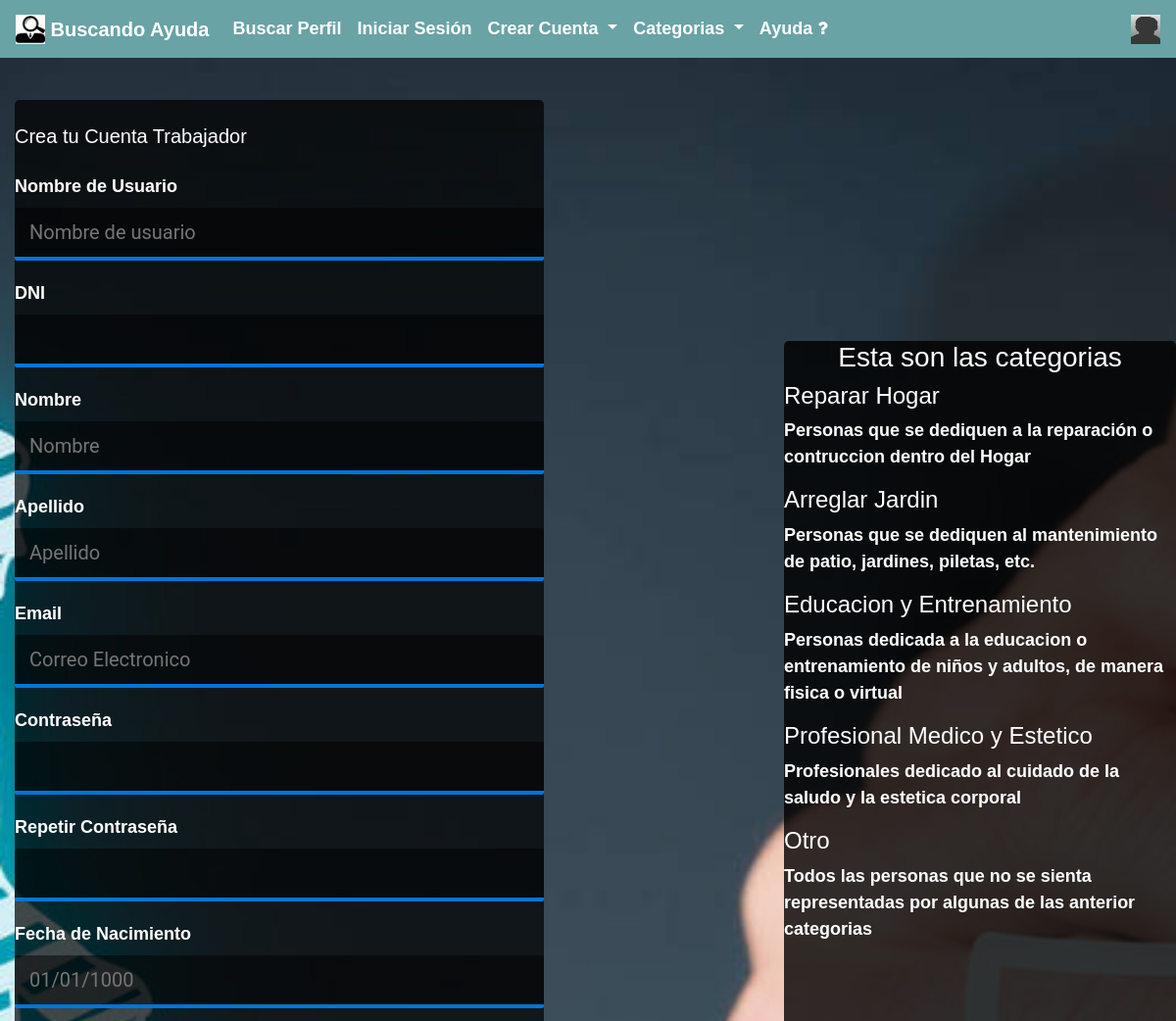
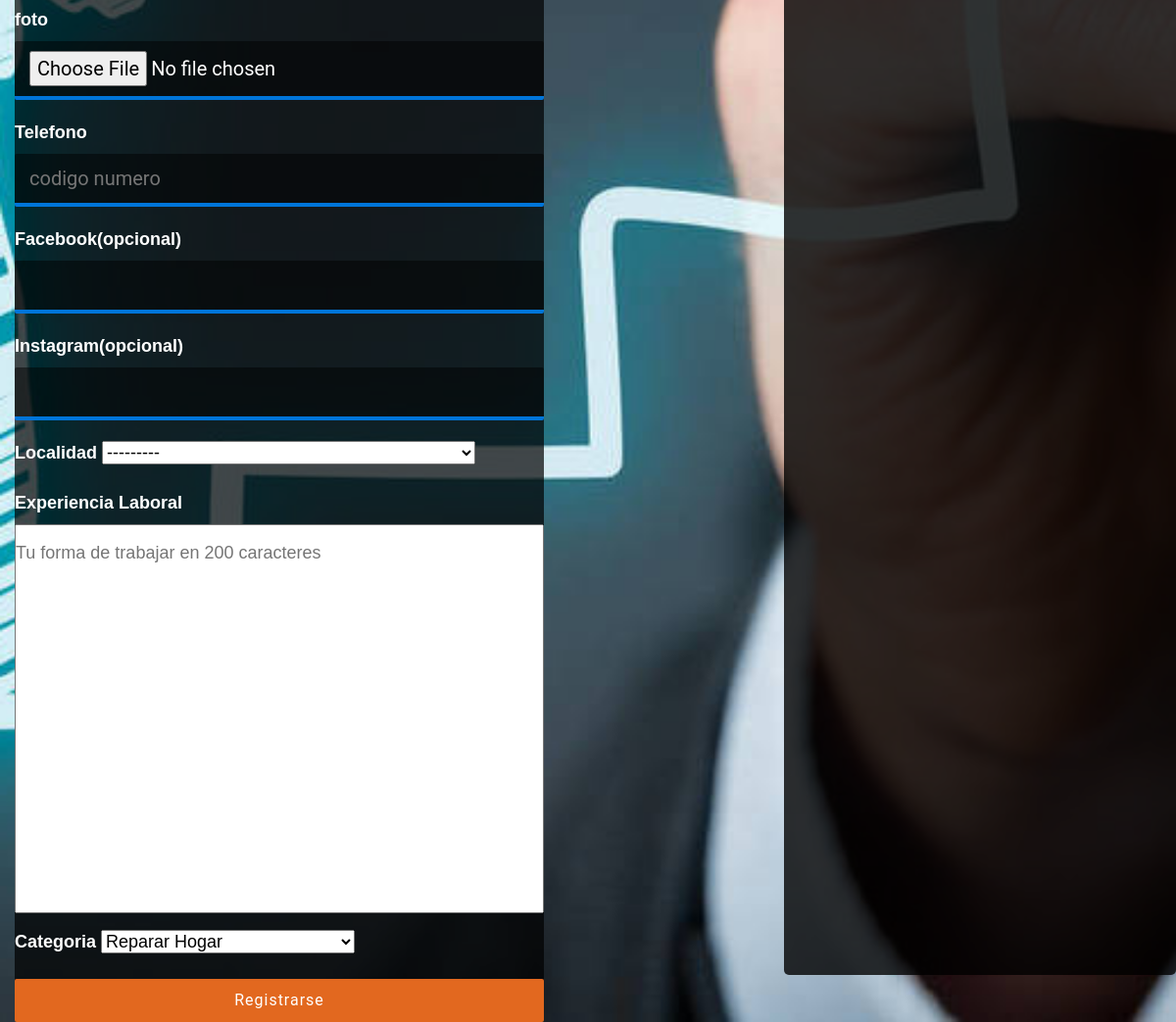
Screenshot of /cuenta/nuevo_trabajador with the database file from the repository (2 pictures, top to bottom).
### cuenta/models.py (models this page shows)
class Localidad(models.Model):
    localidad = models.CharField(max_length = 30)
    provincia = models.ForeignKey(Provincia, on_delete = models.CASCADE,default=None, related_name="personas_provincia")
    def __str__(self):
        return self.provincia.provincia+" - "+self.localidad

class Categoria(models.Model):
    nombre_cat = models.CharField(max_length = 30)
    descripcion = models.TextField()
    def __str__(self):
        return self.nombre_cat

### cuenta/views.py (the view, shortened to what this page needs)
# urls.py: path("nuevo_trabajador", views.nuevo_trabajador, name="nuevo_trabajador"),
def nuevo_trabajador(request):
    if request.user.is_authenticated:
        return redirect("index")
    else:
        form = NuevoUsuarioForm()
        categorias=Categoria.objects.all()
        return render(request, "cuenta/crear_cuenta.html",{"form":form,"pagina":"trabajador","categorias":categorias})

### cuenta/templates/cuenta/crear_cuenta.html (shortened to what this page needs)
{% extends 'base.html' %}
{% load static %}
{%block contenido%}
<div class="row">
  <div class="col-md-6">
    <div class="contenedor-form">
      <div class="formulario">
        <br>
        {% ifequal pagina "cliente" %}
          <h2>Crea tu Cuenta Cliente</h2>
        {% else %}
          <h2>Crea tu Cuenta Trabajador</h2>
        {% endifequal %}
        <form method="POST" enctype="multipart/form-data">
          <label class="active" for="id_lastname">Nombre de Usuario</label>
          {{ form.username }}
           <label class="active" for="id_firstname">DNI</label>
          {{ form.dni }}
          <label class="active" for="id_firstname">Nombre</label>
          {{ form.first_name }}
          <label class="active" for="id_lastname">Apellido</label>
          {{ form.last_name }}
          <label class="active" for="id_email">Email</label>
          {{ form.email }}
          <label class="active" for="id_password1">Contraseña</label>
          {{ form.password1 }}
          <label class="active" for="id_password2">Repetir Contraseña</label>
          {{ form.password2 }}
          <label class="active" for="id_nacimeinto">Fecha de Nacimiento</label>
          {{ form.nacimiento }}
          <label for="id_foto">foto</label>
          {{form.foto}}
          <label for="id_telefono">Telefono</label>
          {{form.telefono}}
          <label for="id_facebook">Facebook(opcional)</label>
          {{form.facebook}}
          <label for="id_instagram">Instagram(opcional)</label>
          {{form.instagram}}
          <label for="id_localidad">Localidad</label>
          {{form.localidad}}
            {% ifequal pagina "trabajador" %}
           <label for="id_experiencia_laboral">Experiencia Laboral</label>
          {{form.experiencia_laboral}}
          <label class="text-left" for="id_categoria">Categoria</label>
          {{form.categoria}}
          {% endifequal %}
          <input type="submit" value="Registrarse">
        </form>
      </div>
    </div>
    </div>
</div>
{% ifequal pagina "trabajador" %}
<div class="row">
  <div id ="detalle" class="contenedor-form">
    <h3 class=text-center>Esta son las categorias</h3>
  {% for categoria in categorias %}
            <div>
              <h4>{{categoria.nombre_cat}}</h4>
          <p>
            {{categoria.descripcion}}
          </p>
        </div>
          {% endfor %}
  </div>
</div>
 {% endifequal %}
{% endblock %}

### static/css/style.css (style rules this page uses)
body { font-size: 1.125rem; font-weight: bold; background-image: url("../img/fondo.jpg"); width: 95%; max-width: 150rem; margin: 0 auto 0 auto; background-position: center; background-repeat: no-repeat; background-size: cover; background-attachment: fixed; font-family:Arial; margin: 0; padding: 0; -webkit-box-sizing: border-box; -moz-box-sizing: border-box; box-sizing: border-box; }

### static/css/estilos.css (style rules this page uses)
.contenedor-form { background: rgba(0,0,0,.7); max-width: 1140px; width: 100%; margin: 48px auto; border-radius: 5px; color: #fff; position: relative; }
.contenedor-form h2 { margin: 0 0 28px 0; font-size: 20px; font-weight: 400; line-height: 1; }
.contenedor-form input { outline: none; display: block; width: 100%; padding: 10px 15px; margin: 0 10px 20px 0; background: rgba(0,0,0,.5); color: #fff; border: none; border-radius: 2px; border-bottom: 4px solid #E2681F; box-sizing: border-box; font-family: Roboto; font-size: 20px; font-weight:normal; transition: all .5s ease; }
.contenedor-form input { border-bottom: 4px solid #0075d9; }
.contenedor-form input[type="submit"] { background: #E2681F; color: #FFF; width: 100%; border: none; padding: 10px 0; font-size: 16px; font-weight: normal; font-family: Roboto; letter-spacing: 1px; cursor: pointer; transition: all .5s ease; }
.contenedor-form textarea { resize: none; width: 100%; height: 20%; padding: 15px 0; }
#detalle { background: rgba(0,0,0,0.8); position: fixed; top:300px; bottom: 0; right: 0; width: 400px; }

### rows the page displays
Localidad: localidad "---------"
Categoria: nombre_cat "Reparar Hogar", descripcion "Personas que se dediquen a la reparación o contruccion dentro del Hogar"
Categoria: nombre_cat "Arreglar Jardin", descripcion "Personas que se dediquen al mantenimiento de patio, jardines, piletas, etc."
Categoria: nombre_cat "Educacion y Entrenamiento", descripcion "Personas dedicada a la educacion o entrenamiento de niños y adultos, de manera fisica o virtual"
Categoria: nombre_cat "Profesional Medico y Estetico", descripcion "Profesionales dedicado al cuidado de la saludo y la estetica corporal"
Categoria: nombre_cat "Otro", descripcion "Todos las personas que no se sienta representadas por algunas de las anterior categorias"
